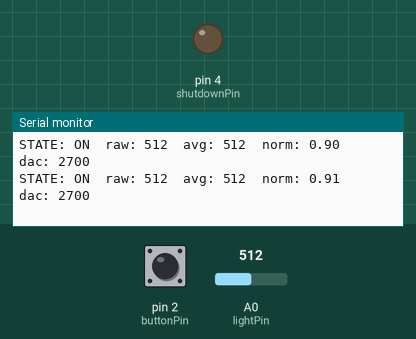
This sketch was run on a simulated Arduino Uno, built with avr-gcc and run on an emulated ATmega328P. Parts: output pins drawn as LEDs (lit = HIGH), the last lines printed to the serial monitor. The test bench sets the inputs (shaded band); at power-on: A0 (lightPin) = 512, pin 2 (buttonPin) HIGH.

Above: at 1.2 s.
1.3 s: A0 (lightPin) set to 108
At 1.35 s:
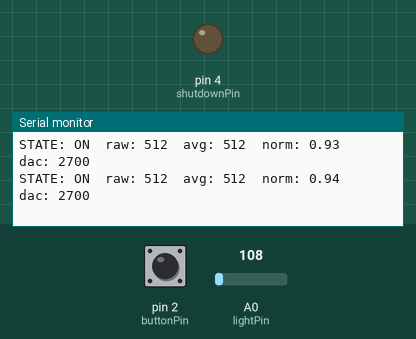
4.3 s: A0 (lightPin) set to 99
At 4.31 s:
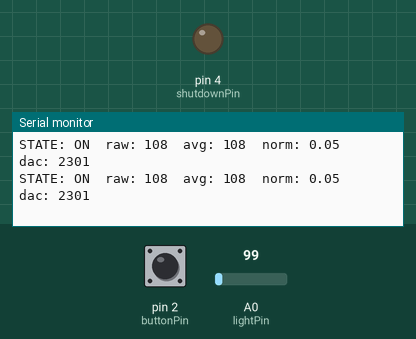
Timing chart, 0 to 7.3 s (numbered marks = the images above; inputs shaded):
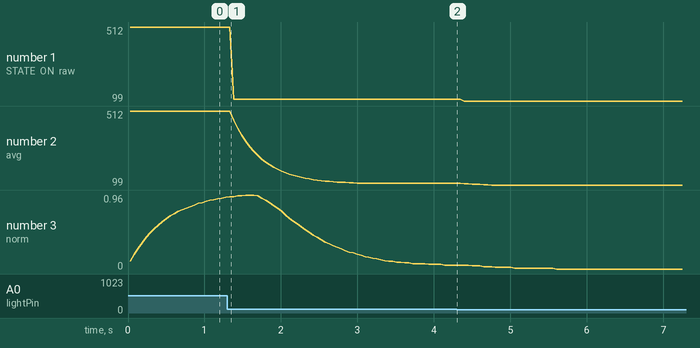

The sketch:

LampAmbientDemo.ino
```cpp
#include <Wire.h>
#include <Adafruit_MCP4725.h>
#include <math.h>

Adafruit_MCP4725 dac;

const int shutdownPin = 4;
const int buttonPin = 2;
const int lightPin = A0;

const int dacMax = 2457;
const int steps = 1000;
const float gamma = 2.2;

// Ambient light sensing bounds
const int ambientLow = 100;
const int ambientHigh = 300;
const float hysteresisMargin = 5.0;  // in ambient units (e.g. A0 reading)

// DAC control range where the driver reacts
const int dacMin = 2300;
const int dacMaxEffective = 2700;

bool ledIsOff = false;
bool buttonPressed = false;
bool lastButtonState = HIGH;

unsigned long lastReadTime = 0;
int avgSensor = 512;
int currentOutput = 0;
float smoothedNorm = 0.0;

void setup() {
  pinMode(shutdownPin, OUTPUT);
  digitalWrite(shutdownPin, LOW);
  pinMode(buttonPin, INPUT_PULLUP);

  Serial.begin(9600);
  dac.begin(0x62);

  dac.setVoltage(dacMin, false); // Start ON
  Serial.println("STATE: MANUAL ON (startup)");
}

void loop() {
  handleButton();

  if (!ledIsOff) {
    if (millis() - lastReadTime > 30) {
      lastReadTime = millis();

      int raw = analogRead(lightPin);
      avgSensor = (avgSensor * 7 + raw) / 8;

      // Normalized ambient reading (0.0 to 1.0)
      float norm = (float)(avgSensor - ambientLow) / (ambientHigh - ambientLow);
      norm = constrain(norm, 0.0, 1.0);

      // Apply smoothing to norm
      smoothedNorm = (smoothedNorm * 0.9) + (norm * 0.1);  // smoothing factor

      // Apply easing for perceptual dimming
      float eased = pow(smoothedNorm, gamma);

      // Map to DAC range
      int target = map(eased * 1000, 0, 1000, dacMin, dacMaxEffective);

      // Apply hysteresis clamp around edge
      if (avgSensor > ambientHigh + hysteresisMargin) {
        target = dacMaxEffective; // fully off
      } else if (avgSensor < ambientLow - hysteresisMargin) {
        target = dacMin; // fully on
      }

      if (abs(target - currentOutput) > 2) {
        currentOutput = target;
        dac.setVoltage(currentOutput, false);
      }

      Serial.print("STATE: ON\t");
      Serial.print("raw: "); Serial.print(raw);
      Serial.print("\tavg: "); Serial.print(avgSensor);
      Serial.print("\tnorm: "); Serial.print(smoothedNorm, 2);
      Serial.print("\tdac: "); Serial.println(currentOutput);
    }
  } else {
    Serial.println("STATE: OFF");
    delay(300);
  }
}

void handleButton() {
  bool currentButtonState = digitalRead(buttonPin);
  if (lastButtonState == HIGH && currentButtonState == LOW) {
    buttonPressed = true;
  }
  lastButtonState = currentButtonState;

  if (buttonPressed) {
    buttonPressed = false;

    if (ledIsOff) {
      fadeOn();
      ledIsOff = false;
      Serial.println("STATE: MANUAL ON (button)");
    } else {
      fadeOff();
      ledIsOff = true;
      Serial.println("STATE: OFF (button)");
    }
  }
}

void fadeOn() {
  for (int i = dacMaxEffective; i >= dacMin; i--) {
    dac.setVoltage(i, false);
    delay(3);
  }
  currentOutput = dacMin;
}

void fadeOff() {
  for (int i = dacMin; i <= dacMaxEffective; i++) {
    dac.setVoltage(i, false);
    delay(3);
  }
  currentOutput = dacMaxEffective;
}
```

Measured:
- plotted number 1: 512 → 108 after the input at 1.3 s, 108 → 99 after the input at 4.3 s
- plotted number 2: 512 → 108 after the input at 1.3 s, 108 → 99 after the input at 4.3 s
- plotted number 3: 0.93 → 0.05 after the input at 1.3 s, 0.05 → 0 after the input at 4.3 s
